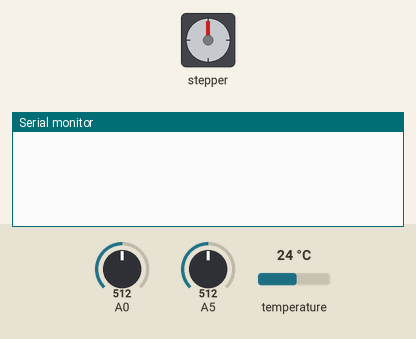
This sketch was run on a simulated Arduino Uno, built with avr-gcc and run on an emulated ATmega328P. Parts: stepper motor, the last lines printed to the serial monitor. Wiring (inferred from the names in the program): stepper motor (2048 steps per turn assumed): coils pin 9, pin 10, pin 11, pin 12. Inputs (shaded band) come from the test bench; at power-on: A5 = 512, A0 = 512, temperature 24 °C.

Above: at 1.2 s.
1.3 s: A5 set to 348
At 5.1 s:
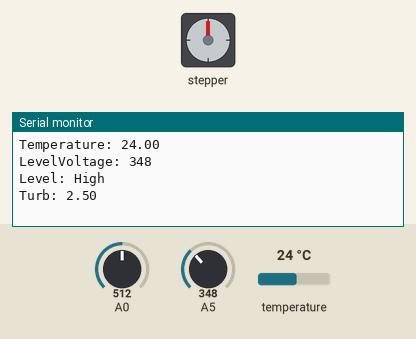
5.2 s: A5 set to 317
At 7.4 s:
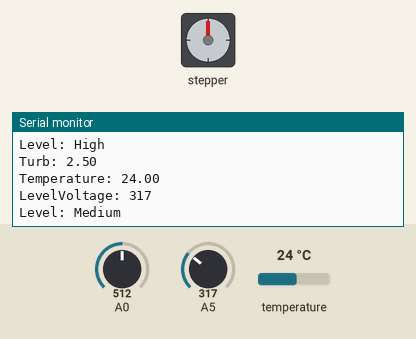

Measured:
- the behaviour switches between 331 and 330 on A5 (found by bisection; images 1 and 2)
- after the input at 1.3 s, the serial monitor: prints a new line after 2.5 s (image 1)
- after the input at 5.2 s, the serial monitor: prints a new line after 1.6 s (image 2)

The sketch:

combine.ino
```cpp
unsigned long eventTime3=3000; // temp
unsigned long eventTime1=3000;
unsigned long eventTime2=5000;

unsigned long previousTime1=0;
unsigned long previousTime2=0;
unsigned long previousTime3=0;

//step motor
#define STEPPER_PIN_1 9
#define STEPPER_PIN_2 10
#define STEPPER_PIN_3 11
#define STEPPER_PIN_4 12
#include <OneWire.h>
#include <DallasTemperature.h>

// Data wire is plugged into digital pin 2 on the Arduino
#define ONE_WIRE_BUS 2
// Setup a oneWire instance to communicate with any OneWire device
OneWire oneWire(ONE_WIRE_BUS);
// Pass oneWire reference to DallasTemperature library
DallasTemperature sensors(&oneWire);


int step_number = 0;
int waterLevel;
char ch;
String line;
String onOff="off";
int interval;
//int index=0;
void setup() {
  sensors.begin();
  Serial.begin(9600);
  pinMode(STEPPER_PIN_1, OUTPUT);
  pinMode(STEPPER_PIN_2, OUTPUT);
  pinMode(STEPPER_PIN_3, OUTPUT);
  pinMode(STEPPER_PIN_4, OUTPUT);


}

void loop() {


  if(Serial.available()>0){
    //ch= Serial.read();
    line= Serial.readString();
    if(line.indexOf("water_level_interval")!=-1){
      interval=line.substring(21, -1).toInt();
      //(index, -1) index is the index of the first number in string
      eventTime1=interval*1000;
    }
    if(line.indexOf("temp_interval")!=-1){
      interval=line.substring(14, -1).toInt();
      //(index, -1) index is the index of the first number in string
      eventTime3=interval*1000;
    }
    if(line.indexOf("turb_interval")!=-1){
      interval=line.substring(14, -1).toInt();
      //(index, -1) index is the index of the first number in string
      eventTime2=interval*1000;
    }

   }


  unsigned long currentTime = millis();

  if(currentTime - previousTime3 >= eventTime3){

    sensors.requestTemperatures();
    Serial.println("Temperature: "+ String(sensors.getTempCByIndex(0)));
    previousTime3= currentTime;


  }

//water level
  if(currentTime - previousTime1 >= eventTime1){
    waterLevel=analogRead(A5);
    Serial.println("LevelVoltage: "+String(waterLevel));
    if(waterLevel<=100){
      Serial.println("Level: Empty");
    }
    else if(waterLevel>100 && waterLevel<=300){
      Serial.println("Level: Low");
    }
    else if(waterLevel>300 && waterLevel<=330){
      Serial.println("Level: Medium");
    }
    else if(waterLevel>330){
      Serial.println("Level: High");
    }
    previousTime1= currentTime;
  }
//--------------


//turbidity
  if(currentTime - previousTime2 >= eventTime2){
    int sensorValue = analogRead(A0);// read the input on analog pin 0:
    float voltage = sensorValue * (5.0 / 1024.0); // Convert the analog reading (which goes from 0 - 1023) to a voltage (0 - 5V):
    Serial.println("Turb: "+ String(voltage));
    previousTime2= currentTime;
  }
//--------------


////Step motor
//  if(Serial.available()>0){
//    ch= Serial.read();
//    if(ch!='f'){
//      onOff="on";
//    }else{
//      onOff="off";
//    }
//   }
//   if(onOff.equals("on")){
//      OneStep(true);
//      delay(2);
//   }
////-------------------
//

}


//void OneStep(bool dir){
//    if(dir){
//switch(step_number){
//  case 0:
//  digitalWrite(STEPPER_PIN_1, HIGH);
//  digitalWrite(STEPPER_PIN_2, LOW);
//  digitalWrite(STEPPER_PIN_3, LOW);
//  digitalWrite(STEPPER_PIN_4, LOW);
//  break;
//  case 1:
//  digitalWrite(STEPPER_PIN_1, LOW);
//  digitalWrite(STEPPER_PIN_2, HIGH);
//  digitalWrite(STEPPER_PIN_3, LOW);
//  digitalWrite(STEPPER_PIN_4, LOW);
//  break;
//  case 2:
//  digitalWrite(STEPPER_PIN_1, LOW);
//  digitalWrite(STEPPER_PIN_2, LOW);
//  digitalWrite(STEPPER_PIN_3, HIGH);
//  digitalWrite(STEPPER_PIN_4, LOW);
//  break;
//  case 3:
//  digitalWrite(STEPPER_PIN_1, LOW);
//  digitalWrite(STEPPER_PIN_2, LOW);
//  digitalWrite(STEPPER_PIN_3, LOW);
//  digitalWrite(STEPPER_PIN_4, HIGH);
//  break;
//}
//  }else{
//    switch(step_number){
//  case 0:
//  digitalWrite(STEPPER_PIN_1, LOW);
//  digitalWrite(STEPPER_PIN_2, LOW);
//  digitalWrite(STEPPER_PIN_3, LOW);
//  digitalWrite(STEPPER_PIN_4, HIGH);
//  break;
//  case 1:
//  digitalWrite(STEPPER_PIN_1, LOW);
//  digitalWrite(STEPPER_PIN_2, LOW);
//  digitalWrite(STEPPER_PIN_3, HIGH);
//  digitalWrite(STEPPER_PIN_4, LOW);
//  break;
//  case 2:
//  digitalWrite(STEPPER_PIN_1, LOW);
//  digitalWrite(STEPPER_PIN_2, HIGH);
//  digitalWrite(STEPPER_PIN_3, LOW);
//  digitalWrite(STEPPER_PIN_4, LOW);
//  break;
//  case 3:
//  digitalWrite(STEPPER_PIN_1, HIGH);
//  digitalWrite(STEPPER_PIN_2, LOW);
//  digitalWrite(STEPPER_PIN_3, LOW);
//  digitalWrite(STEPPER_PIN_4, LOW);
//
//
//}
//  }
//step_number++;
//  if(step_number > 3){
//    step_number = 0;
//  }
//}
```
